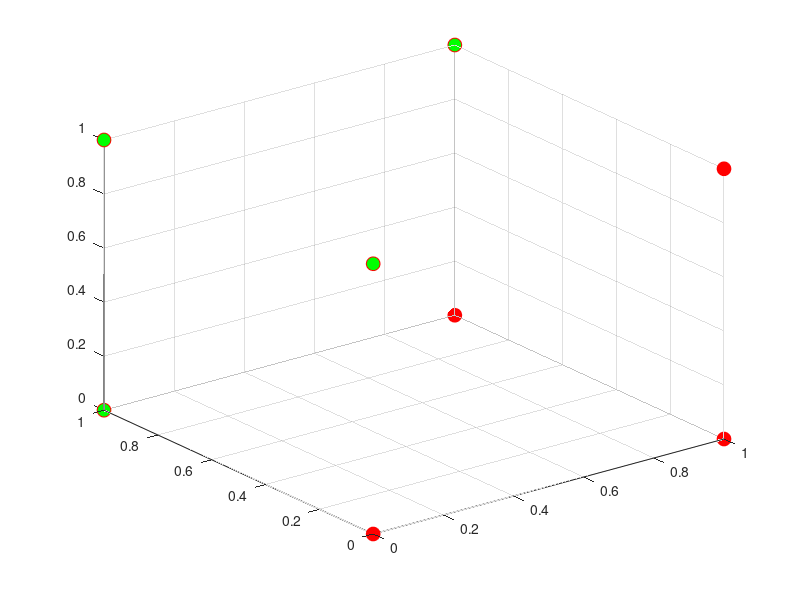

This chart was generated by the following MATLAB code: (Note: this script raises an error after producing the figure.)
clase1 = [0 0 0; 1 0 0; 1 0 1; 1 1 0];
clase2 = [0 0 1; 0 1 1; 1 1 1; 0 1 0];

% Imprime la longitud de clase1 y clase2
disp("Longitud de clase1: " + length(clase1));
disp("Longitud de clase2: " + length(clase2));

claset1 = clase1' % Transponer para obtener una matriz 3x4
claset2 = clase2' % Transponer para obtener una matriz 3x4

media1 = (1/length(clase1)) * sum(clase1)'
media2 = (1/length(clase2)) * sum(clase2)'

covariaza1 = claset1 - media1
covariaza2 = claset2 - media2

c1t = covariaza1'
c2t = covariaza2'

a = (1/length(clase1))*(covariaza1*c1t)
b = (1/length(clase2))*(covariaza2*c2t)

ai = inv(a)
bi = inv(b)

vector = input("Ingrese el vector: ");

plot3(clase1(:,1),clase1(:,2),clase1(:,3), 'ro', 'MarkerSize', 10, 'MarkerFaceColor','r')
grid on
hold on
plot3(clase2(:,1),clase2(:,2),clase2(:,3), 'ro', 'MarkerSize', 10, 'MarkerFaceColor','g')
plot3(vector(:,1),vector(:,2),vector(:,3), 'ro', 'MarkerSize', 10, 'MarkerFaceColor','b')

legend('clase1','clase2','vector')

x = vector(1,1);
y = vector(1,2);
z = vector(1,3);

if x <= 1 && y <= 1 && z <= 1

    disp("ESTA ADENTRO DEL CUBO");
    
    vector = vector'
    resta1 = vector - media1
    resta2 = vector - media2
    resta1t = resta1'
    resta2t = resta2'

    distancia1 = (resta1t * ai) * resta1;
    distancia2 = (resta2t * bi) * resta2;

    if distancia1 < distancia2
        disp("Distancia 1")
        disp(distancia1)
        disp("Distancia 2")
        disp(distancia2)
        disp("El punto pertenece a clase 1")
    else
        disp("Distancia 1")
        disp(distancia1)
        disp("Distancia 2")
        disp(distancia2)
        disp("El punto pertenece a clase 2")
    end

else
    disp("ESTA AFUERA DEL CUBO no tiene clase");
end